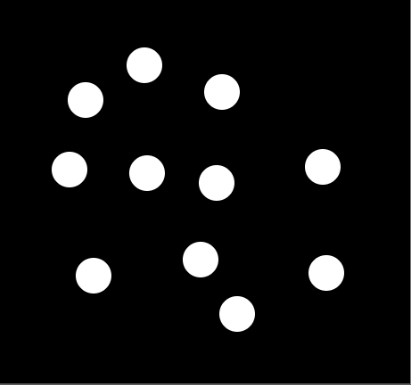
#> input picture Src/dilation.PNG, 411 x 385 px, found by its file name
$ python morfolojik_islemler.py
#> lines starting #> are read from the running program, lines starting #| are printed output that depends on the picture
# Morfolojik(şekilbilimsel) işlemler binary resimler üzerinde çalışır

import cv2
import numpy as np

img=cv2.imread('C:\\Open_Cv_Uygulamalar\\Src\\dilation.PNG')
#> img is the input picture: shape (385, 411, 3); min 0, max 255, mean 18.4
img1=cv2.imread('C:\\Open_Cv_Uygulamalar\\Src\\opening.PNG',0)
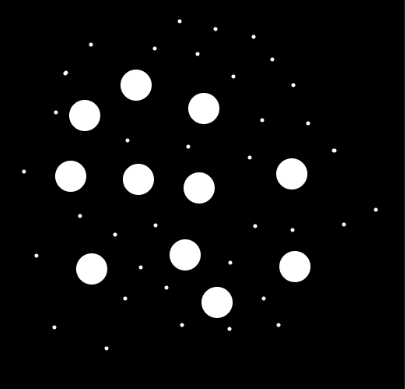
#> input picture Src/opening.PNG, 405 x 389 px, found by its file name
#> img1 is the input picture: shape (389, 405); min 0, max 255, mean 14.4
img2=cv2.imread('C:\\Open_Cv_Uygulamalar\\Src\\closing.PNG',0)
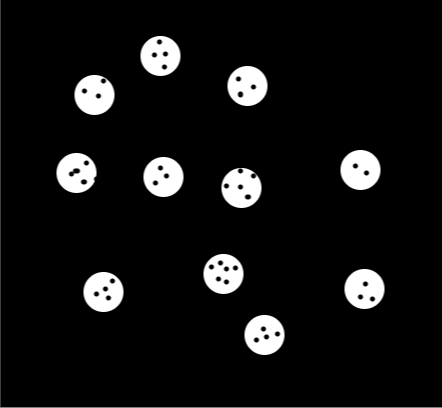
#> input picture Src/closing.PNG, 442 x 408 px, found by its file name
#> img2 is the input picture: shape (408, 442); min 0, max 255, mean 18.8
#1.Erosion
#Şekli aşındırır ve zayıflatır.


kernel=np.ones((5,5),np.uint8)
erosion=cv2.erode(img,kernel,iterations=3)
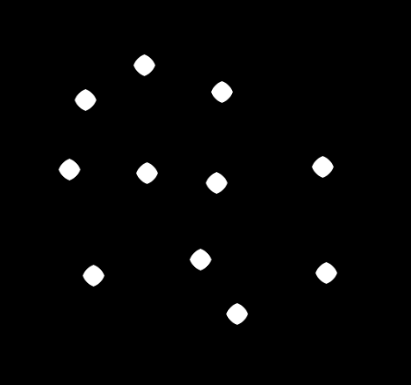
#> erosion: shape (385, 411, 3); min 0, max 255, mean 5.4

#2.Dilation
#kelime anlamı genişlemedir
dilation=cv2.dilate(img,kernel,iterations=3)
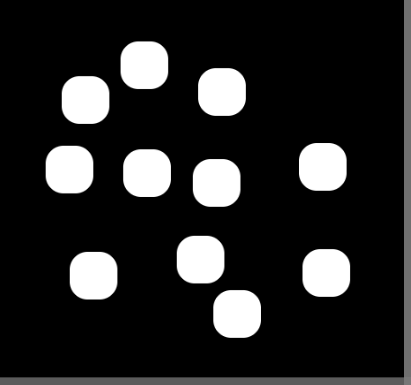
#> dilation: shape (385, 411, 3); min 0, max 255, mean 39.1

#3.Opening
#Resim üzerindeki gürültüleri kaldırır
kernel1=np.ones((7,7),np.uint8)
opening=cv2.morphologyEx(img1,cv2.MORPH_OPEN,kernel1)

#4.Closing
#Nesnenin içindeki gürültüleri temizler
closing=cv2.morphologyEx(img2,cv2.MORPH_CLOSE,kernel1)

cv2.imshow("original image",img)
cv2.imshow("Erosion",erosion)
# [8 lines of commented-out code are left out]

cv2.waitKey(0)
cv2.destroyAllWindows()
